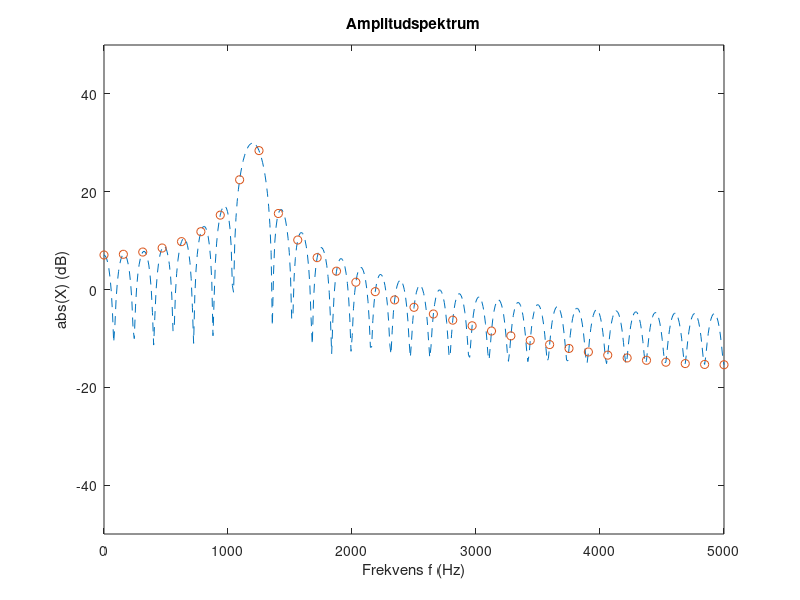

This chart was generated by the following MATLAB code:
clear
% Förberedelser
fs=10000; % sampling rate (Hz)
Ts=1/fs; % sampling interval
N=64; % number of samples
f0=1200; % frequency of sinusoid (Hz)
t=(0:N-1)'*Ts; % discrete time samples
x=sin(2*pi*f0*t); % sampling a sinusoid
X=fft(x);
% DFT with zero padding
N1=1024;
X1=fft(x,N1);
% plot the half DFT spectrum
figure(4)
plot((0:N1/2)*fs/N1,20*log10(abs(X1(1:N1/2+1))),'--')
hold on
plot((0:N/2)*fs/N,20*log10(abs(X(1:N/2+1))),'o')
axis([0 fs/2 -50 50])
hold off
xlabel('Frekvens f (Hz)')
ylabel('abs(X) (dB)')
title('Amplitudspektrum')

%plot((0:N/2)*fs/N,20*log10(abs(X(1:N/2+1))),'--')
X1